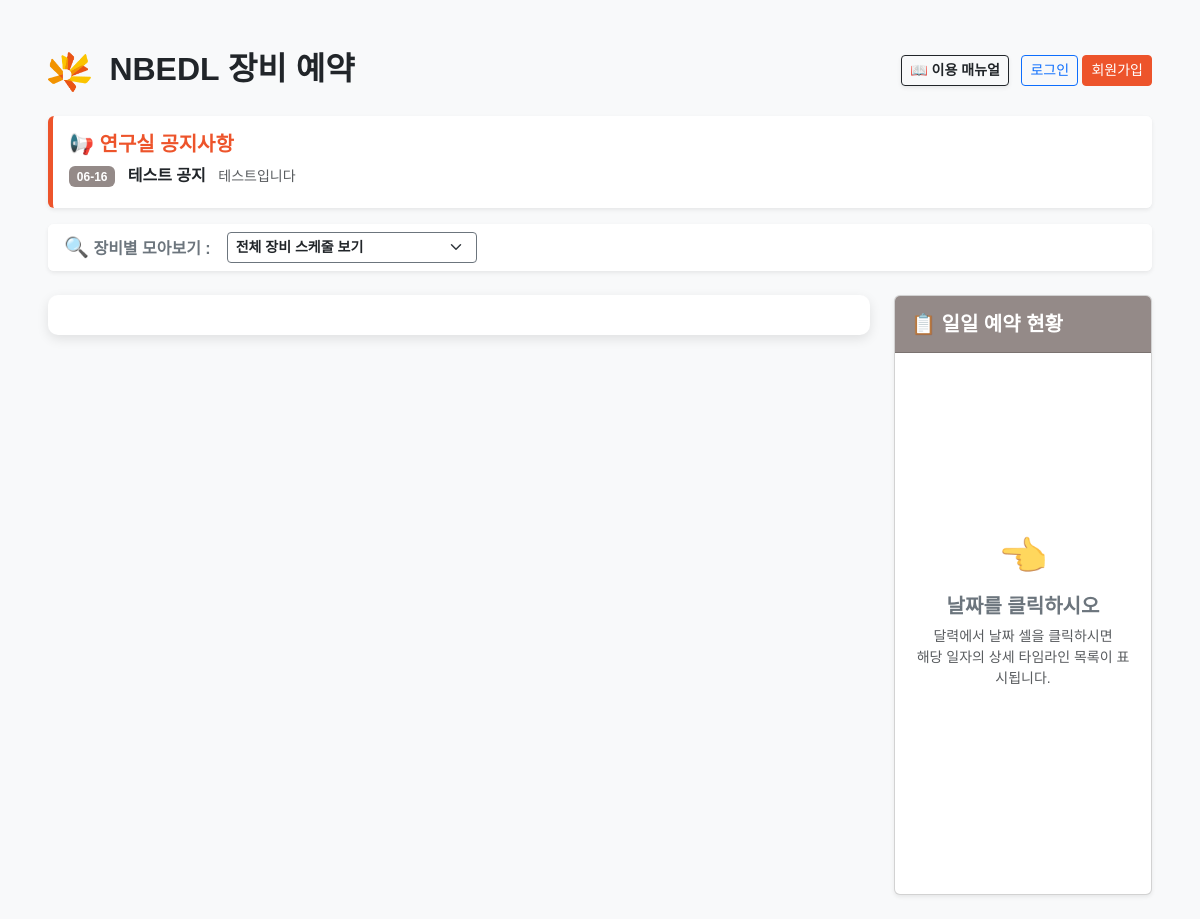
The app's page /, older data.
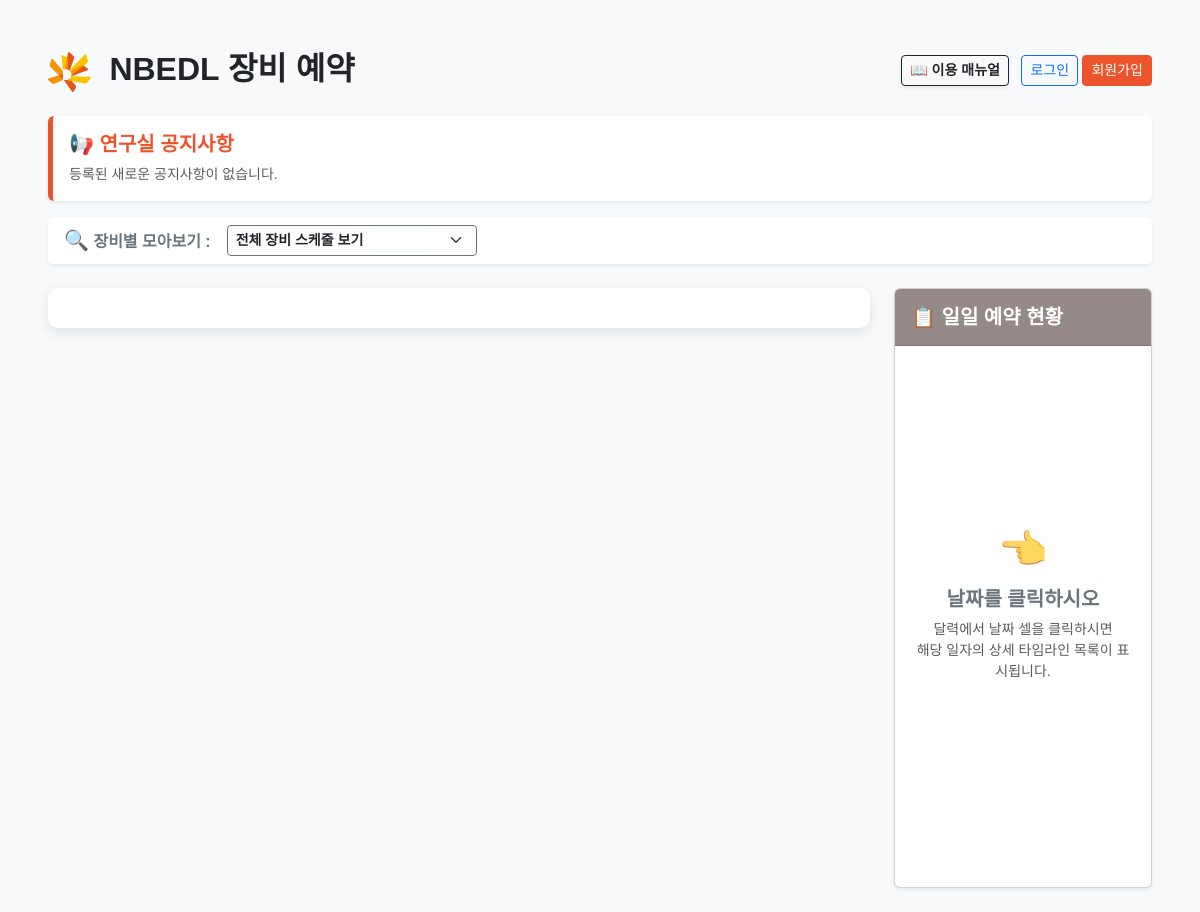
The same page, newer data.
### reservations/models.py (models this page shows, shortened)
class Notice(models.Model):
    title = models.CharField(max_length=200, verbose_name="공지 제목")
    content = models.TextField(verbose_name="공지 내용")
    is_pinned = models.BooleanField(default=False, verbose_name='📌 상단 고정')
    created_at = models.DateTimeField(auto_now_add=True)

### reservations/views.py (the view, shortened to what this page needs)
# urls.py: path('', views.reservation_page, name='reservation_page'),
def reservation_page(request):
    config, _ = SystemConfig.objects.get_or_create(id=1)
    if config.is_maintenance_mode and not request.user.is_staff:
        return render(request, 'reservations/maintenance.html', {'message': config.maintenance_message})
    equipments = Equipment.objects.all()
    notices = Notice.objects.all().order_by('-is_pinned', '-created_at')[:5]
    pending_users_count = UserProfile.objects.filter(is_approved=False).count() if request.user.is_staff else 0
    return render(request, 'reservations/calendar.html', {
        'equipments': equipments,
        'notices': notices,
        'block_reservations': config.block_reservations,
        'is_maintenance_mode': config.is_maintenance_mode,
        'pending_users_count': pending_users_count,
    })

### reservations/templates/reservations/calendar.html (shortened to what this page needs)
{% load static %}
<!DOCTYPE html>
<html lang="ko">
<head>
    <link rel="stylesheet" href="https://cdn.jsdelivr.net/gh/orioncactus/pretendard/dist/web/static/pretendard.css">
    <link href="https://cdn.jsdelivr.net/npm/bootstrap@5.3.0/dist/css/bootstrap.min.css" rel="stylesheet">
</head>
<body>
<div class="container-fluid px-5">
    <div class="d-flex justify-content-between align-items-center mb-4">
        <h2 class="m-0 fw-bold text-dark">
            <img src="{% static 'images/logo.png' %}" alt="NBEDL 로고" style="height: 40px; vertical-align: middle; margin-right: 10px;">
            NBEDL 장비 예약
        </h2>
        <div>
            <button type="button" class="btn btn-outline-dark btn-sm me-2 fw-bold shadow-sm" data-bs-toggle="modal" data-bs-target="#manualModal">
                📖 이용 매뉴얼
            </button>
            {% if user.is_authenticated %}
                <span class="me-3">
                    <strong>{% if user.is_staff %}⚙️ 시스템 관리자{% else %}🧑‍🔬 {{ user.username }}{% endif %}</strong>님 환영합니다!
                </span>
                {% if user.is_staff %}
                <span class="d-inline-flex align-items-center bg-light px-3 py-1 rounded border me-3">
                    <div class="form-check form-switch me-3 mb-0">
                        <input class="form-check-input" type="checkbox" id="toggle_maintenance" {% if is_maintenance_mode %}checked{% endif %} style="cursor: pointer;">
                        <label class="form-check-label fw-bold small text-danger" for="toggle_maintenance" style="cursor: pointer;">전체 차단</label>
                    </div>
                    <div class="form-check form-switch mb-0">
                        <input class="form-check-input" type="checkbox" id="toggle_block" {% if block_reservations %}checked{% endif %} style="cursor: pointer;">
                        <label class="form-check-label fw-bold small text-warning" for="toggle_block" style="cursor: pointer;">예약 막기</label>
                    </div>
                </span>
                {% endif %}
                {% if user.is_staff %}
                    <a href="{% url 'reservations:settlement' %}" class="btn btn-warning btn-sm me-2" style="color: #fff; font-weight: bold;">📊 정산 보기</a>
                {% endif %}
                <a href="{% url 'reservations:mypage' %}" class="btn btn-outline-info btn-sm me-2">{% if user.is_staff %}⚙️ 전체 예약 관리{% else %}내 예약 관리{% endif %}</a>
                <a href="{% url 'reservations:report_issue' %}" class="btn btn-danger btn-sm me-2">⚠️ 오류 신고</a>
                <form method="post" action="{% url 'logout' %}" class="d-inline">
                    {% csrf_token %}
                    <button type="submit" class="btn btn-outline-danger btn-sm">로그아웃</button>
                </form>
            {% else %}
                <a href="{% url 'login' %}" class="btn btn-outline-primary btn-sm">로그인</a>
                <a href="{% url 'reservations:signup' %}" class="btn btn-primary btn-sm">회원가입</a>
            {% endif %}
        </div>
    </div>
    <div class="card mb-3 border-0 shadow-sm" style="border-left: 5px solid #ed542b !important;">
        <div class="card-body bg-white rounded py-3">
            <div class="d-flex justify-content-between align-items-center mb-2">
                <h5 class="fw-bold mb-0" style="color: #ed542b;">📢 연구실 공지사항</h5>
            </div>
            {% if notices %}
                <ul class="list-unstyled mb-0 mt-2">
                {% for notice in notices %}
                    <li class="mb-1 text-truncate">
                        <span class="badge me-2" style="background-color: #948a88;">{{ notice.created_at|date:"m-d" }}</span>
                        <strong class="text-dark me-2">{{ notice.title }}</strong>
                        <span class="text-muted small">{{ notice.content }}</span>
                    </li>
                {% endfor %}
                </ul>
            {% else %}
                <p class="text-muted small mb-0 mt-2">등록된 새로운 공지사항이 없습니다.</p>
            {% endif %}
        </div>
    </div>
    <div class="card mb-4 border-0 shadow-sm">
        <div class="card-body bg-white rounded d-flex align-items-center gap-3 py-2">
            <span class="fw-bold text-secondary text-nowrap"><span class="fs-5">🔍</span> 장비별 모아보기 :</span>
            <select id="calendar-equipment-filter" class="form-select form-select-sm border-secondary fw-semibold text-dark" style="max-width: 250px;">
                <option value="">전체 장비 스케줄 보기</option>
            </select>
        </div>
    </div>
    <div class="row">
        <div class="col-lg-8 col-xl-9 mb-4">
            <div id='calendar'></div>
        </div>
        <div class="col-lg-4 col-xl-3 mb-4">
            <div class="card shadow-sm h-100" style="min-height: 600px;">
                <div class="card-header bg-dark text-white py-3">
                    <h5 class="card-title m-0 fw-bold" id="sidebar-title">📋 일일 예약 현황</h5>
                </div>
                <div class="card-body p-0 d-flex flex-column" id="sidebar-body">
                    <div class="my-auto text-center py-5 text-muted px-3" id="sidebar-placeholder">
                        <p class="fs-1 mb-2">👈</p>
                        <h5 class="fw-bold text-secondary">날짜를 클릭하시오</h5>
                        <small class="text-wrap d-block mt-2">달력에서 날짜 셀을 클릭하시면<br>해당 일자의 상세 타임라인 목록이 표시됩니다.</small>
                    </div>
                    <div id="sidebar-content" class="p-3"></div>
                </div>
            </div>
        </div>
    </div>
</div>
</body>
</html>

### reservations/templates/reservations/calendar.html (style rules this page uses)
body { font-family: 'Pretendard', sans-serif !important; background-color: #f8f9fa; padding-top: 50px; }
#calendar { background-color: white; padding: 20px; border-radius: 10px; box-shadow: 0 4px 12px rgba(0,0,0,0.1); }
#sidebar-content { max-height: 550px; overflow-y: auto; }
.card { box-shadow: 0 4px 12px rgba(0,0,0,0.1); }
.card-header { background-color: #948a88 !important; }
.btn-primary { background-color: #ed542b !important; border-color: #ed542b !important; }

Row changes from the older to the newer data that the page shows:
removed Notice: created_at "06-16", title "테스트 공지", content "테스트입니다"
Text that changed along with them:
text now shown: "등록된 새로운 공지사항이 없습니다."
